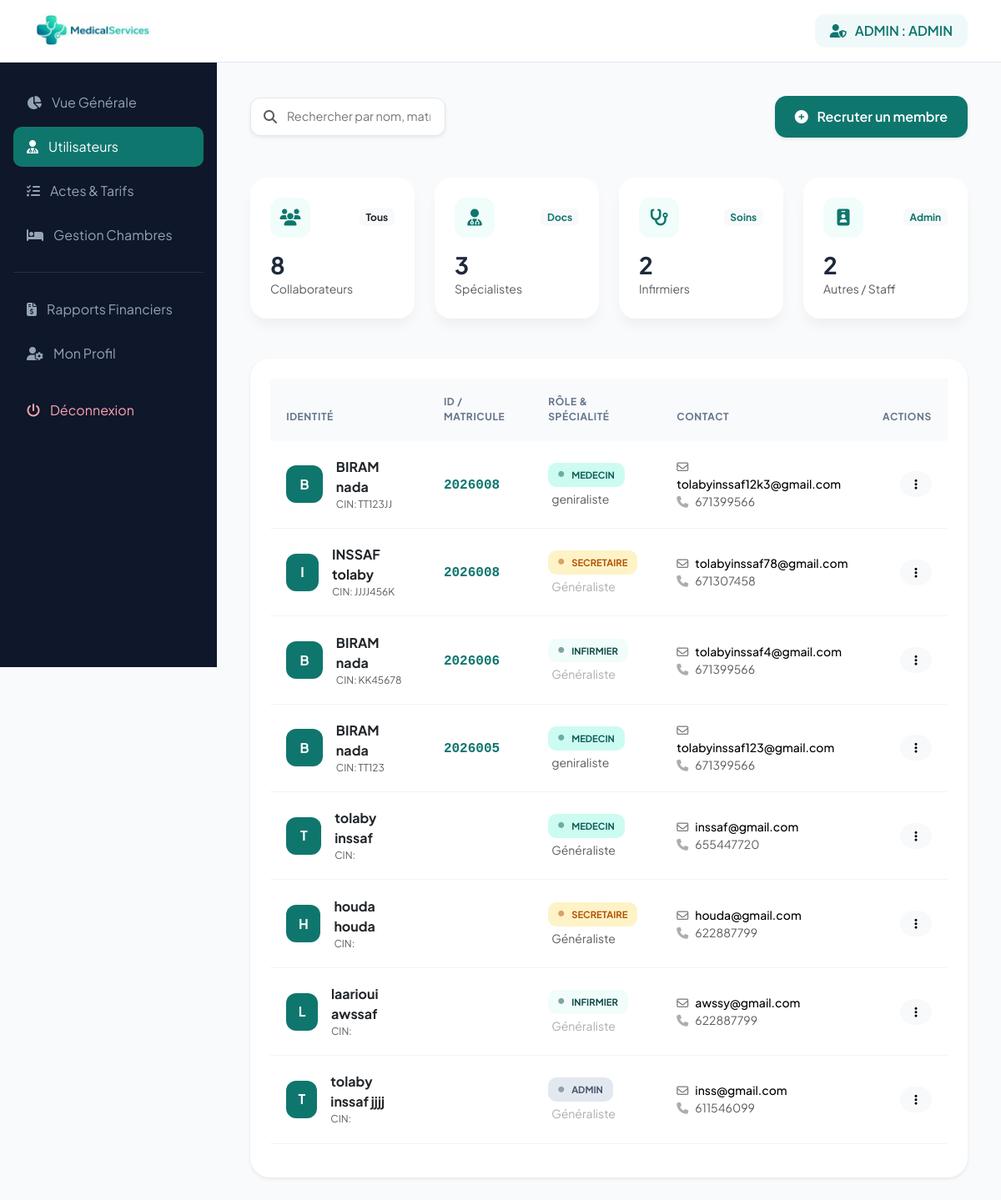
Screenshot of /connexion_admin/utilisateurs.php (signed in) with the database file from the repository.
### tables this page shows
CREATE TABLE `utilisateurs` (
  `id_user` int(11) NOT NULL,
  `cin` varchar(255) NOT NULL,
  `matricule` varchar(255) NOT NULL,
  `nom` varchar(50) DEFAULT NULL,
  `prenom` varchar(50) DEFAULT NULL,
  `email` varchar(50) DEFAULT NULL,
  `mot_de_passe` varchar(255) DEFAULT NULL,
  `telephone` int(11) NOT NULL,
  `adresse` text NOT NULL,
  `photo` varchar(255) NOT NULL DEFAULT '''default_avatar.png''',
  `role` enum('infirmier','admin','medecin','secretaire') DEFAULT NULL,
  `specialite` varchar(255) NOT NULL DEFAULT 'Généraliste',
  `statut_compte` enum('actif','suspendu','conge') NOT NULL,
  `date_embauche` date NOT NULL DEFAULT current_timestamp(),
  `derniere_connexion` datetime DEFAULT NULL,
  `created_at` timestamp NOT NULL DEFAULT current_timestamp()
);

### connexion_admin/utilisateurs.php (the view, shortened to what this page needs)
<?php
include("../config/connexion.php");
$stats = [
    'total' => $pdo->query("SELECT COUNT(*) FROM utilisateurs")->fetchColumn(),
    'medecins' => $pdo->query("SELECT COUNT(*) FROM utilisateurs WHERE role='medecin'")->fetchColumn(),
    'infirmiers' => $pdo->query("SELECT COUNT(*) FROM utilisateurs WHERE role='infirmier'")->fetchColumn(),
    'autres' => $pdo->query("SELECT COUNT(*) FROM utilisateurs WHERE role NOT IN ('medecin', 'infirmier', 'admin')")->fetchColumn()
];
$users = $pdo->query("SELECT * FROM utilisateurs ORDER BY created_at DESC")->fetchAll();
?>
<!DOCTYPE html>
<html lang="fr">
<head>
    <link rel="stylesheet" href="https://cdnjs.cloudflare.com/ajax/libs/font-awesome/6.5.0/css/all.min.css">
    <link href="https://cdn.jsdelivr.net/npm/bootstrap@5.3.2/dist/css/bootstrap.min.css" rel="stylesheet">
</head>
<body>
<header>
    <img src="../images/logo_app2.png" alt="Logo" style="height: 45px;">
    <div class="user-pill">
        <i class="fa-solid fa-user-shield"></i>
        <span>ADMIN : <?= strtoupper($_SESSION['role'] ?? 'ADMIN') ?></span>
    </div>
</header>
<div class="wrapper">
 <aside class="sidebar">
        <a href="dashboard_admin.php" ><i class="fa-solid fa-chart-pie"></i> Vue Générale</a>
        <a href="utilisateurs.php" class="active"><i class="fa-solid fa-user-md"></i> Utilisateurs</a>
        <a href="prestations.php"  ><i class="fa-solid fa-list-check"></i> Actes & Tarifs</a>
        <a href="chambres.php"><i class="fa-solid fa-bed"></i> Gestion Chambres</a>
        <div style="height: 1px; background: rgba(255,255,255,0.1); margin: 20px 0;"></div>
        <a href="facturation_list.php"><i class="fa-solid fa-file-invoice-dollar"></i> Rapports Financiers</a>
        <a href="profil.php" class="<?= basename($_SERVER['PHP_SELF']) == 'profil.php' ? 'active' : '' ?>">
        <i class="fa-solid fa-user-gear"></i> Mon Profil
        </a>
        <a href="../logout.php" style="color: #fda4af; margin-top: 20px;"><i class="fa-solid fa-power-off"></i> Déconnexion</a>
    </aside>
    <main class="main-content">
        <div class="d-flex justify-content-between align-items-center mb-5">
            <div class="search-box shadow-sm">
                <i class="fa-solid fa-magnifying-glass text-muted"></i>
                <input type="text" id="searchInput" placeholder="Rechercher par nom, matricule..." onkeyup="searchTable()">
            </div>
            <a href="ajouter_utilisateur.php" class="btn btn-recruit shadow-sm">
                <i class="fa-solid fa-plus-circle me-2"></i> Recruter un membre
            </a>
        </div>
        <div class="row g-4 mb-5">
            <div class="col-md-3">
                <div class="stat-card" onclick="filterRole('all')">
                    <div class="d-flex justify-content-between align-items-center mb-3">
                        <div class="icon-box" style="background: #f0fdfa; color: var(--primary);"><i class="fa-solid fa-users"></i></div>
                        <span class="badge bg-light text-dark fw-bold small">Tous</span>
                    </div>
                    <h3 class="fw-bold mb-0"><?= $stats['total'] ?></h3>
                    <small class="text-muted small">Collaborateurs</small>
                </div>
            </div>
            <div class="col-md-3">
                <div class="stat-card" onclick="filterRole('medecin')">
                    <div class="d-flex justify-content-between align-items-center mb-3">
                        <div class="icon-box" style="background: #f0fdfa; color: var(--primary);"><i class="fa-solid fa-user-doctor"></i></div>
                        <span class="badge bg-light fw-bold small" style="color: var(--primary);">Docs</span>
                    </div>
                    <h3 class="fw-bold mb-0"><?= $stats['medecins'] ?></h3>
                    <small class="text-muted small">Spécialistes</small>
                </div>
            </div>
            <div class="col-md-3">
                <div class="stat-card" onclick="filterRole('infirmier')">
                    <div class="d-flex justify-content-between align-items-center mb-3">
                        <div class="icon-box" style="background: #f0fdfa; color: var(--primary);"><i class="fa-solid fa-stethoscope"></i></div>
                        <span class="badge bg-light fw-bold small" style="color: var(--primary);">Soins</span>
                    </div>
                    <h3 class="fw-bold mb-0"><?= $stats['infirmiers'] ?></h3>
                    <small class="text-muted small">Infirmiers</small>
                </div>
            </div>
            <div class="col-md-3">
                <div class="stat-card" onclick="filterRole('autres')">
                    <div class="d-flex justify-content-between align-items-center mb-3">
                        <div class="icon-box" style="background: #f0fdfa; color: var(--primary);"><i class="fa-solid fa-id-badge"></i></div>
                        <span class="badge bg-light fw-bold small" style="color: var(--primary);">Admin</span>
                    </div>
                    <h3 class="fw-bold mb-0"><?= $stats['autres'] ?></h3>
                    <small class="text-muted small">Autres / Staff</small>
                </div>
            </div>
        </div>
        <div class="table-container shadow-sm border-0">
            <div class="table-responsive">
                <table class="table align-middle" id="userTable">
                    <thead>
                        <tr>
                            <th>IDENTITÉ</th>
                            <th>ID / MATRICULE</th>
                            <th>RÔLE & SPÉCIALITÉ</th>
                            <th>CONTACT</th>
                            <th class="text-end">ACTIONS</th>
                        </tr>
                    </thead>
                    <tbody>
                        <?php foreach($users as $u): ?>
                        <tr class="user-row" data-role="<?= strtolower($u['role']) ?>">
                            <td>
                                <div class="d-flex align-items-center gap-3">
                                    <div class="user-avatar text-white fw-bold"><?= strtoupper(substr($u['nom'], 0, 1)) ?></div>
                                    <div>
                                        <div class="fw-bold text-dark"><?= $u['nom'].' '.$u['prenom'] ?></div>
                                        <div class="text-muted x-small" style="font-size: 0.75rem;">CIN: <?= $u['cin'] ?></div>
                                    </div>
                                </div>
                            </td>
                            <td><span class="fw-bold font-monospace" style="color: var(--primary);"><?= $u['matricule'] ?></span></td>
                            <td>
                                <span class="role-badge bg-<?= strtolower($u['role']) ?>">
                                    <i class="fa-solid fa-circle fa-2xs me-1 opacity-50"></i> <?= strtoupper($u['role']) ?>
                                </span>
                                <div class="text-muted small mt-1 ps-1"><?= $u['specialite'] ?: '<span class="opacity-50 italic">Généraliste</span>' ?></div>
                            </td>
                            <td>
                                <div class="small fw-medium"><i class="fa-regular fa-envelope me-2 opacity-50"></i><?= $u['email'] ?></div>
                                <div class="small text-muted"><i class="fa-solid fa-phone me-2 opacity-50"></i><?= $u['telephone'] ?></div>
                            </td>
                            <td class="text-end">
    <div class="dropdown">
        <button class="btn btn-light btn-sm rounded-pill px-3" data-bs-toggle="dropdown">
            <i class="fa-solid fa-ellipsis-vertical"></i>
        </button>
    </div>
</td>
                        </tr>
                        <?php endforeach; ?>
                    </tbody>
                </table>
            </div>
        </div>
    </main>
</div>
</body>
</html>

### connexion_admin/utilisateurs.php (style rules this page uses)
:root { --primary: #0f766e; --primary-light: #f0f9f9; --dark: #0f172a; --bg: #f8fafc; }
body { background-color: var(--bg); font-family: 'Plus Jakarta Sans', sans-serif; color: #1e293b; margin: 0; }
header { background: #ffffff; padding: 0 40px; height: 75px; display: flex; justify-content: space-between; align-items: center; border-bottom: 1px solid #e2e8f0; position: fixed; width: 100%; top: 0; z-index: 1000; }
.user-pill { background: var(--primary-light); padding: 8px 18px; border-radius: 12px; color: var(--primary); font-weight: 600; display: flex; align-items: center; gap: 10px; }
.wrapper { display: flex; padding-top: 75px; }
.sidebar { width: 260px; background: var(--dark); height: calc(100vh - 75px); position: fixed; padding: 24px 16px; }
.sidebar a { display: flex; align-items: center; gap: 12px; color: #94a3b8; text-decoration: none; padding: 12px 16px; border-radius: 10px; margin-bottom: 5px; transition: 0.3s; }
.sidebar a:hover, .sidebar a.active { background: var(--primary); color: white; }
.main-content { margin-left: 260px; padding: 40px; width: calc(100% - 260px); }
.stat-card { background: #fff; border-radius: 20px; padding: 1.5rem; border: none; box-shadow: 0 10px 15px -3px rgba(0,0,0,0.05); transition: all 0.2s; cursor: pointer; }
.icon-box { width: 48px; height: 48px; border-radius: 14px; display: flex; align-items: center; justify-content: center; font-size: 1.25rem; }
.table-container { background: #fff; border-radius: 24px; padding: 1.5rem; box-shadow: 0 4px 6px -1px rgba(0,0,0,0.05); border: 1px solid #e2e8f0; }
.table thead th { background: #f8fafc; border-bottom: none; color: #64748b; font-size: 0.75rem; text-transform: uppercase; letter-spacing: 0.05em; padding: 1.2rem; }
.table tbody td { padding: 1.2rem; border-bottom: 1px solid #f1f5f9; }
.user-avatar { width: 45px; height: 45px; border-radius: 12px; background: var(--primary); color: white; display: flex; align-items: center; justify-content: center; font-weight: 700; }
.role-badge { padding: 6px 12px; border-radius: 10px; font-size: 0.7rem; font-weight: 700; display: inline-flex; align-items: center; gap: 5px; }
.bg-medecin { background: #ccfbf1; color: #115e59; }
.bg-infirmier { background: #f0fdfa; color: #134e4a; }
.bg-secretaire { background: #fef3c7; color: #b45309; }
.bg-admin { background: #e2e8f0; color: #475569; }
.btn-recruit { background: var(--primary); border: none; color: white; border-radius: 14px; padding: 0.8rem 1.5rem; font-weight: 600; transition: 0.3s; }
.search-box { max-width: 350px; border-radius: 12px; border: 1px solid #e2e8f0; padding: 10px 15px; background: white; display: flex; align-items: center; gap: 10px; }
.search-box input { border: none; outline: none; width: 100%; font-size: 0.9rem; }

### rows the page displays
utilisateurs: nom "B", nom "BIRAM", prenom "nada", cin "TT123JJ", matricule "2026008", role "MEDECIN", specialite "geniraliste", email "tolabyinssaf12k3@gmail.com", telephone "671399566"
utilisateurs: nom "I", nom "INSSAF", prenom "tolaby", cin "JJJJ456K", matricule "2026008", role "SECRETAIRE", specialite "Généraliste", email "tolabyinssaf78@gmail.com", telephone "671307458"
utilisateurs: nom "B", nom "BIRAM", prenom "nada", cin "KK45678", matricule "2026006", role "INFIRMIER", specialite "Généraliste", email "tolabyinssaf4@gmail.com", telephone "671399566"
utilisateurs: nom "B", nom "BIRAM", prenom "nada", cin "TT123", matricule "2026005", role "MEDECIN", specialite "geniraliste", email "tolabyinssaf123@gmail.com", telephone "671399566"
utilisateurs: nom "T", nom "tolaby", prenom "inssaf", role "MEDECIN", specialite "Généraliste", email "inssaf@gmail.com", telephone "655447720"
utilisateurs: nom "H", nom "houda", prenom "houda", role "SECRETAIRE", specialite "Généraliste", email "houda@gmail.com", telephone "622887799"
utilisateurs: nom "L", nom "laarioui", prenom "awssaf", role "INFIRMIER", specialite "Généraliste", email "awssy@gmail.com", telephone "622887799"
utilisateurs: nom "T", nom "tolaby", prenom "inssaf jjjj", role "ADMIN", specialite "Généraliste", email "inss@gmail.com", telephone "611546099"

### other values shown
$_SESSION['role'] "ADMIN"
$stats['total'] "8"
$stats['medecins'] "3"
$stats['infirmiers'] "2"
$stats['autres'] "2"
